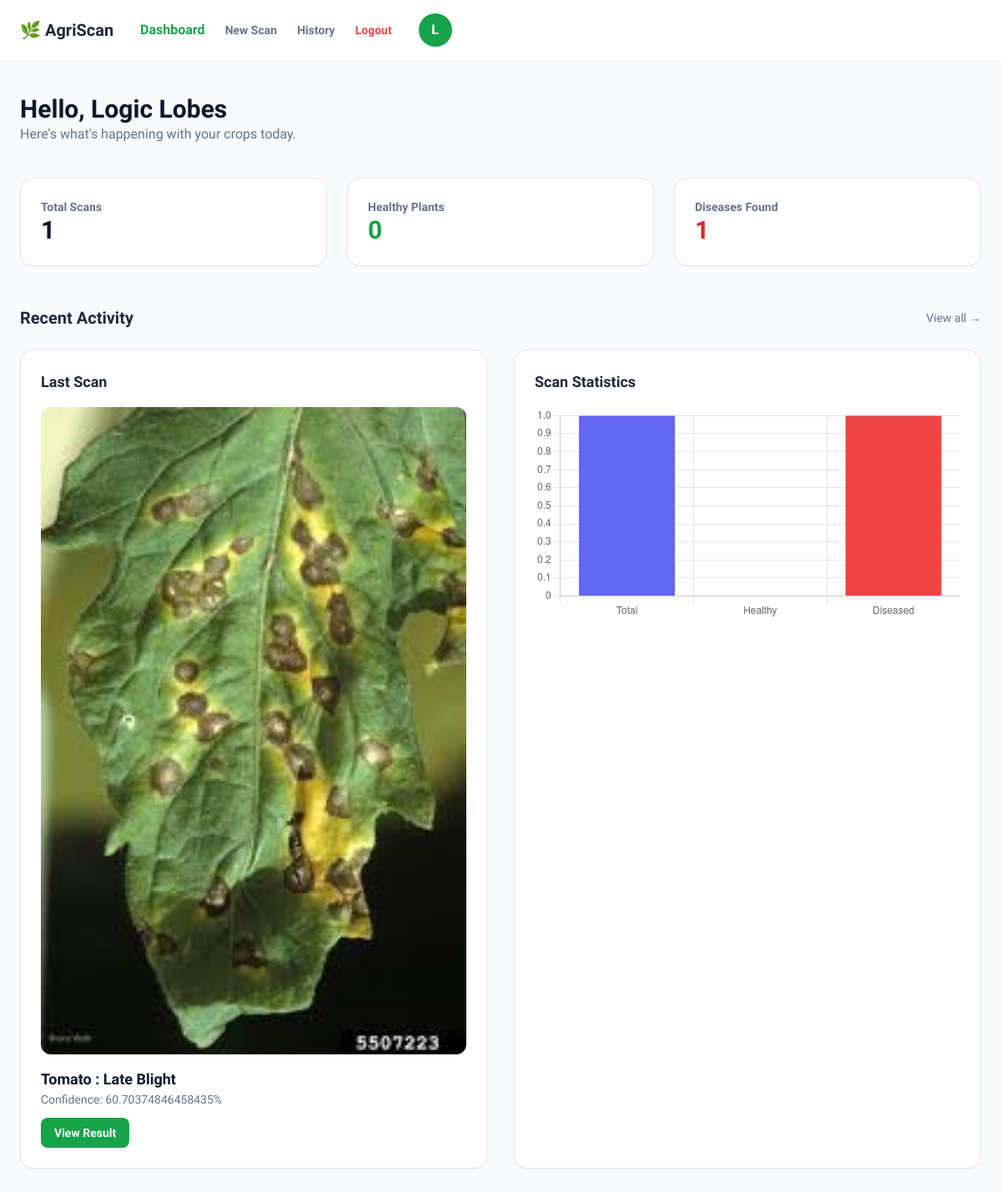
The page /dashboard (signed in) on the database its author committed.
### models.py (models this page shows)
class User(db.Model, UserMixin):
    id = db.Column(db.Integer, primary_key=True)
    full_name = db.Column(db.String(100), nullable=False)
    email = db.Column(db.String(120), unique=True, nullable=False)
    password = db.Column(db.String(200), nullable=False)
    phone = db.Column(db.String(20))
    location = db.Column(db.String(100))
    role = db.Column(db.String(50))
    scans = db.relationship('Scan', backref='owner', lazy=True)

class Scan(db.Model):
    id = db.Column(db.Integer, primary_key=True)
    disease_name = db.Column(db.String(200))
    description = db.Column(db.Text)
    prevention = db.Column(db.Text)
    supplement_name = db.Column(db.String(200))
    supplement_link = db.Column(db.String(500))
    supplement_image = db.Column(db.String(200))
    confidence = db.Column(db.Float)
    image_file = db.Column(db.String(200))
    date_scanned = db.Column(db.DateTime, default=datetime.utcnow)
    user_id = db.Column(db.Integer, db.ForeignKey('user.id'))

### app.py (the view)
@app.route("/dashboard")
@login_required
def dashboard():
    total = Scan.query.filter_by(user_id=current_user.id).count()
    healthy = Scan.query.filter(
        Scan.user_id == current_user.id,
        Scan.disease_name.ilike("%healthy%")
    ).count()
    diseased = total - healthy
    last_scan = Scan.query.filter_by(user_id=current_user.id)\
                          .order_by(Scan.id.desc())\
                          .first()
    return render_template(
        "dashboard.html",
        total=total,
        healthy=healthy,
        diseased=diseased,
        last_scan=last_scan
    )

### app.py (called while the page is built)
@login_manager.user_loader
def load_user(user_id):
    return User.query.get(int(user_id))

### templates/dashboard.html (shortened to what this page needs)
<!DOCTYPE html>
<html lang="en">
<head>
<script src="https://cdn.tailwindcss.com"></script>
</head>
<body class="bg-slate-50 text-slate-900">
<nav class="bg-white border-b border-slate-100 px-6 py-4 flex items-center justify-between sticky top-0 z-50">
<div class="flex items-center gap-8">
<span class="text-xl font-bold text-slate-800">
🌿 AgriScan
</span>
<div class="hidden md:flex items-center gap-6">
<a href="{{ url_for('dashboard') }}" class="font-semibold text-green-600">
Dashboard
</a>
<a href="{{ url_for('upload') }}" class="text-sm font-semibold text-slate-500 hover:text-green-600">
New Scan
</a>
<a href="{{ url_for('history') }}" class="text-sm font-semibold text-slate-500 hover:text-green-600">
History
</a>
 <a href="{{ url_for('logout') }}" class="text-sm font-semibold text-red-500 hover:text-red-700">Logout</a>
</div>
<a href="{{ url_for('profile') }}" title="View Profile">
    <div class="w-10 h-10 bg-green-600 text-white rounded-full flex items-center justify-center font-bold hover:ring-2 ring-green-300 transition">
        {{ current_user.full_name[0] }}
    </div>
</a>
</div>
</nav>
<main class="max-w-7xl mx-auto px-6 py-10">
<div class="mb-10">
<h1 class="text-3xl font-extrabold text-slate-900">
Hello, {{ current_user.full_name }}
</h1>
<p class="text-slate-500">
Here's what's happening with your crops today.
</p>
</div>
<div class="grid grid-cols-1 md:grid-cols-3 gap-6 mb-12">
<div class="bg-white p-6 rounded-2xl border shadow-sm">
<p class="text-slate-500 text-sm font-semibold">Total Scans</p>
<h2 class="text-3xl font-bold">{{ total }}</h2>
</div>
<div class="bg-white p-6 rounded-2xl border shadow-sm">
<p class="text-slate-500 text-sm font-semibold">Healthy Plants</p>
<h2 class="text-3xl font-bold text-green-600">{{ healthy }}</h2>
</div>
<div class="bg-white p-6 rounded-2xl border shadow-sm">
<p class="text-slate-500 text-sm font-semibold">Diseases Found</p>
<h2 class="text-3xl font-bold text-red-600">{{ diseased }}</h2>
</div>
</div>
<div class="flex items-center justify-between mb-6">
<h3 class="text-xl font-bold text-slate-800">
Recent Activity
</h3>
<a href="{{ url_for('history') }}" class="text-sm text-slate-500 hover:text-green-600">
View all →
</a>
</div>
<div class="grid md:grid-cols-2 gap-8">
<div class="bg-white rounded-2xl border shadow-sm p-6">
<h4 class="font-bold text-lg mb-4 text-slate-800">
Last Scan
</h4>
{% if last_scan %}
<img src="{{ url_for('static', filename='uploads/' + last_scan.image_file) }}"
class="rounded-xl w-full mb-4">
<h3 class="font-semibold text-lg">
{{ last_scan.disease_name }}
</h3>
<p class="text-slate-500 text-sm mb-3">
Confidence: {{ last_scan.confidence }}%
</p>
<a href="{{ url_for('result', id=last_scan.id) }}"
class="inline-block bg-green-600 text-white px-4 py-2 rounded-lg text-sm font-semibold hover:bg-green-700">
View Result
</a>
{% else %}
<p class="text-slate-400">
No scans yet.
</p>
{% endif %}
</div>
<div class="bg-white rounded-2xl border shadow-sm p-6">
<h4 class="font-bold text-lg mb-4 text-slate-800">
Scan Statistics
</h4>
<canvas id="scanChart"></canvas>
</div>
</div>
</main>
<script>
const ctx = document.getElementById('scanChart');
new Chart(ctx, {
type:'bar',
data:{
labels:['Total','Healthy','Diseased'],
datasets:[{
data:[
{{ total }},
{{ healthy }},
{{ diseased }}
],
backgroundColor:[
'#6366f1',
'#22c55e',
'#ef4444'
]
}]
},
options:{
plugins:{
legend:{display:false}
},
scales:{
y:{beginAtZero:true}
}
}
});
</script>
</body>
</html>

### templates/dashboard.html (style rules this page uses)
body { font-family:'Plus Jakarta Sans',sans-serif; }

### rows shown on the page
User: full_name "L", full_name "Logic Lobes"
Scan: image_file (picture), disease_name "Tomato : Late Blight", confidence "60.70374846458435"

### other values the page prints
{{ total }} "1"
{{ healthy }} "0"
{{ diseased }} "1"
chart data {{ total }} 1
chart data {{ healthy }} 0
chart data {{ diseased }} 1
